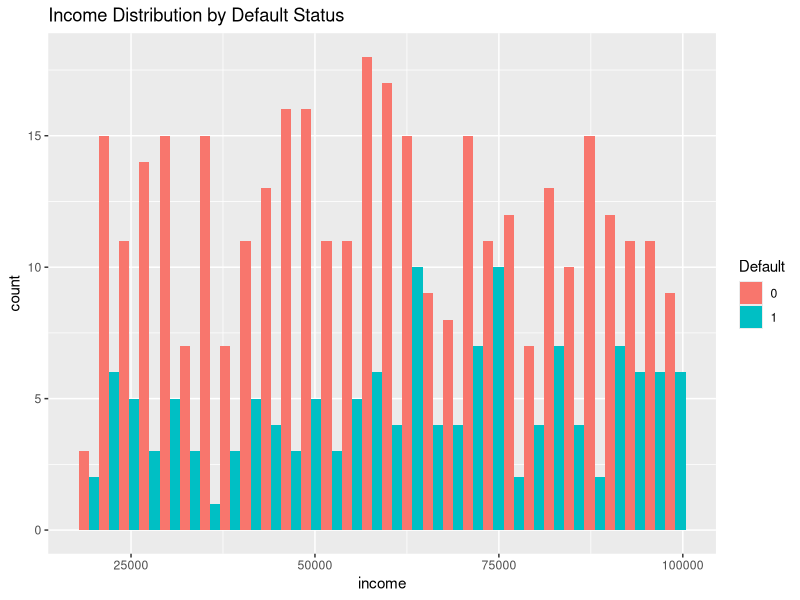
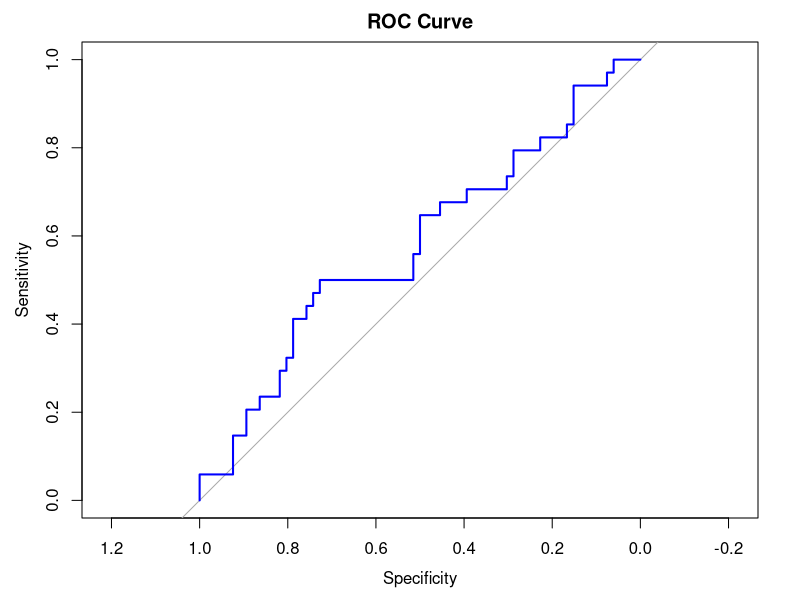

The R source for these figures, in order:
# Install required packages (run only once)
# install.packages(c("dplyr", "ggplot2", "caret", "pROC"))

# Load libraries
library(dplyr)
library(ggplot2)
library(caret)
library(pROC)

# Step 1: Simulate dataset
set.seed(123)
df <- data.frame(
  age = sample(21:65, 500, replace = TRUE),
  income = sample(20000:100000, 500, replace = TRUE),
  loan_amount = sample(5000:50000, 500, replace = TRUE),
  default = rbinom(500, 1, 0.3)  # binary outcome: 0 = no default, 1 = default
)

# Step 2: Explore the data
glimpse(df)
summary(df)

# Visualize income by default status
ggplot(df, aes(x = income, fill = factor(default))) +
  geom_histogram(position = "dodge", bins = 30) +
  labs(title = "Income Distribution by Default Status", fill = "Default")

# Step 3: Split data into training and test sets
set.seed(42)
split <- createDataPartition(df$default, p = 0.8, list = FALSE)
train_data <- df[split, ]
test_data <- df[-split, ]

# Step 4: Train logistic regression model
model <- glm(default ~ age + income + loan_amount, data = train_data, family = "binomial")
summary(model)

# Step 5: Predict probabilities and classify
probs <- predict(model, newdata = test_data, type = "response")
pred_class <- ifelse(probs > 0.5, 1, 0)

# Step 6: Evaluate model performance
confusion <- confusionMatrix(factor(pred_class), factor(test_data$default), positive = "1")
print(confusion)

# ROC curve and AUC
roc_curve <- roc(test_data$default, probs)
plot(roc_curve, col = "blue", main = "ROC Curve")
auc_val <- auc(roc_curve)
cat("AUC:", auc_val, "\n")
